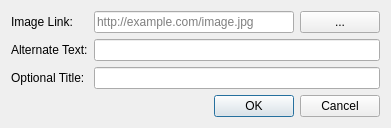
<?xml version="1.0" encoding="UTF-8"?>
<ui version="4.0">
 <class>ImageToolDialog</class>
 <widget class="QDialog" name="ImageToolDialog">
  <property name="geometry">
   <rect>
    <x>0</x>
    <y>0</y>
    <width>382</width>
    <height>128</height>
   </rect>
  </property>
  <property name="windowTitle">
   <string>Insert Image</string>
  </property>
  <layout class="QFormLayout" name="formLayout">
   <item row="0" column="0">
    <widget class="QLabel" name="imageLinkLabel">
     <property name="text">
      <string>Image Link:</string>
     </property>
    </widget>
   </item>
   <item row="0" column="1">
    <layout class="QHBoxLayout" name="horizontalLayout">
     <item>
      <widget class="QLineEdit" name="imageLinkEdit">
       <property name="minimumSize">
        <size>
         <width>200</width>
         <height>0</height>
        </size>
       </property>
       <property name="placeholderText">
        <string>http://example.com/image.jpg</string>
       </property>
      </widget>
     </item>
     <item>
      <widget class="QPushButton" name="chooseFileButton">
       <property name="text">
        <string>...</string>
       </property>
      </widget>
     </item>
    </layout>
   </item>
   <item row="1" column="0">
    <widget class="QLabel" name="alternateTextLabel">
     <property name="text">
      <string>Alternate Text:</string>
     </property>
    </widget>
   </item>
   <item row="1" column="1">
    <widget class="QLineEdit" name="alternateTextEdit">
     <property name="minimumSize">
      <size>
       <width>200</width>
       <height>0</height>
      </size>
     </property>
    </widget>
   </item>
   <item row="2" column="0">
    <widget class="QLabel" name="optionalTitleLabel">
     <property name="text">
      <string>Optional Title:</string>
     </property>
    </widget>
   </item>
   <item row="2" column="1">
    <widget class="QLineEdit" name="optionalTitleEdit">
     <property name="minimumSize">
      <size>
       <width>200</width>
       <height>0</height>
      </size>
     </property>
    </widget>
   </item>
   <item row="3" column="0" colspan="2">
    <widget class="QDialogButtonBox" name="buttonBox">
     <property name="orientation">
      <enum>Qt::Horizontal</enum>
     </property>
     <property name="standardButtons">
      <set>QDialogButtonBox::Cancel|QDialogButtonBox::Ok</set>
     </property>
    </widget>
   </item>
  </layout>
 </widget>
 <tabstops>
  <tabstop>imageLinkEdit</tabstop>
  <tabstop>chooseFileButton</tabstop>
  <tabstop>alternateTextEdit</tabstop>
  <tabstop>optionalTitleEdit</tabstop>
  <tabstop>buttonBox</tabstop>
 </tabstops>
 <resources/>
 <connections>
  <connection>
   <sender>buttonBox</sender>
   <signal>accepted()</signal>
   <receiver>ImageToolDialog</receiver>
   <slot>accept()</slot>
   <hints>
    <hint type="sourcelabel">
     <x>257</x>
     <y>118</y>
    </hint>
    <hint type="destinationlabel">
     <x>157</x>
     <y>127</y>
    </hint>
   </hints>
  </connection>
  <connection>
   <sender>buttonBox</sender>
   <signal>rejected()</signal>
   <receiver>ImageToolDialog</receiver>
   <slot>reject()</slot>
   <hints>
    <hint type="sourcelabel">
     <x>325</x>
     <y>118</y>
    </hint>
    <hint type="destinationlabel">
     <x>286</x>
     <y>127</y>
    </hint>
   </hints>
  </connection>
  </connections>
</ui>
